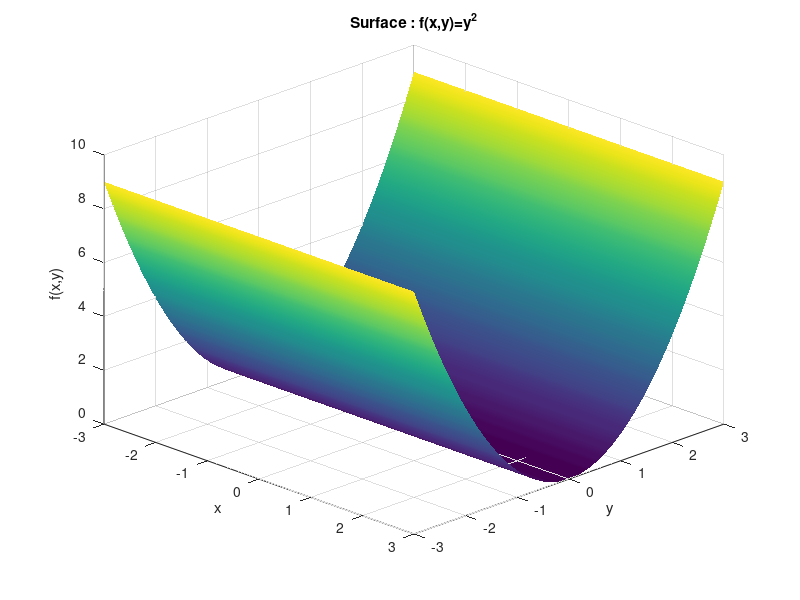
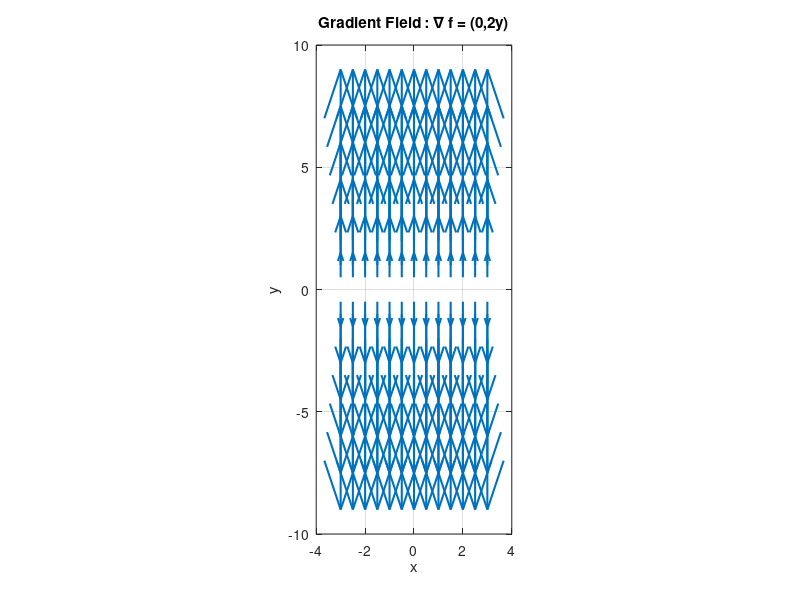
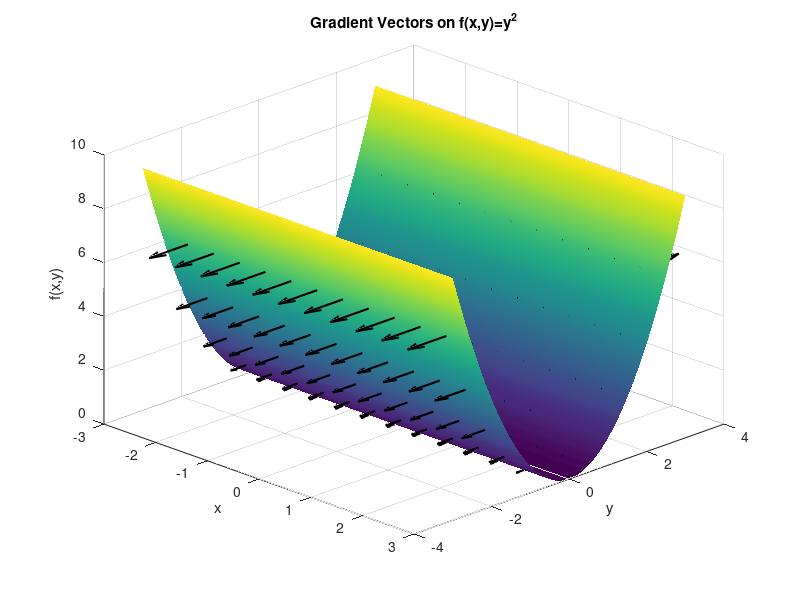

MATLAB code for these plots, in order:


%% ==========================================================
%% FUNCTION : f(x,y) = y^2
%% ==========================================================

[x,y] = meshgrid(linspace(-3,3,100));

z = y.^2;

%% ==========================================================
%% FIGURE 1 : SURFACE ONLY
%% ==========================================================

figure('Position',[100 100 900 700])

surf(x,y,z)

shading interp
grid on

xlabel('x')
ylabel('y')
zlabel('f(x,y)')

title('Surface : f(x,y)=y^2')

view(45,30)

%% ==========================================================
%% FIGURE 2 : COMPLETE GRADIENT FIELD
%% Gradient = (0,2y)
%% ==========================================================

figure('Position',[150 150 900 700])

[xg,yg] = meshgrid(-3:0.5:3,-3:0.5:3);

Fx = zeros(size(xg));
Fy = 2*yg;

quiver(xg,yg,Fx,Fy,0,...
    'LineWidth',1.5)

grid on
axis equal

xlabel('x')
ylabel('y')

title('Gradient Field : \nabla f = (0,2y)')

xlim([-4 4])
ylim([-10 10])

%% ==========================================================
%% FIGURE 3 : DENSE GRADIENT VECTORS ON THE SURFACE
%% ==========================================================

figure('Position',[200 200 1000 700])

surf(x,y,z)

shading interp
hold on
grid on

xlabel('x')
ylabel('y')
zlabel('f(x,y)')

title('Gradient Vectors on f(x,y)=y^2')

%% Dense grid of points

[xp,yp] = meshgrid(-2.5:0.5:2.5,...
    -2.5:0.5:2.5);

zp = yp.^2;

%% Gradient

Fx = zeros(size(xp));
Fy = 2*yp;

%% Visual scale

scale = 0.20;

quiver3(xp,yp,zp,...
    scale*Fx,...
    scale*Fy,...
    zeros(size(Fx)),...
    0,...
    'k',...
    'LineWidth',1.5);

view(45,30)
